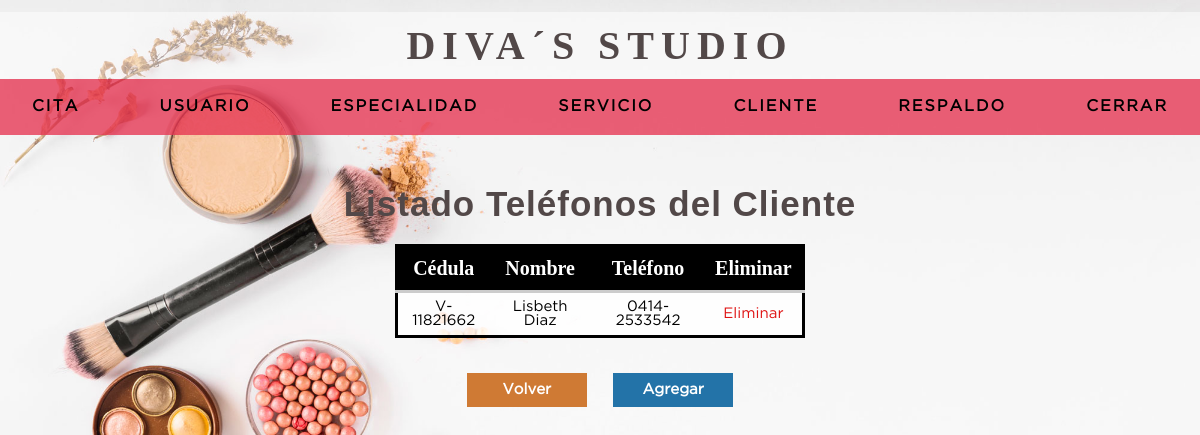
/listado-telefono_cliente.php?ci=V-11821662 (signed in), run on the app's committed database.
### tables this page shows
CREATE TABLE `telefono_cliente` (
  `ci_cliente` varchar(20) NOT NULL,
  `idarea` int(11) NOT NULL,
  `telefono_cliente` int(11) NOT NULL,
  PRIMARY KEY (`ci_cliente`,`idarea`,`telefono_cliente`) USING BTREE,
  KEY `idarea` (`idarea`),
  CONSTRAINT `telefono_cliente_ibfk_1` FOREIGN KEY (`ci_cliente`) REFERENCES `cliente` (`ci_cliente`) ON DELETE CASCADE ON UPDATE CASCADE,
  CONSTRAINT `telefono_cliente_ibfk_2` FOREIGN KEY (`idarea`) REFERENCES `area` (`idarea`) ON DELETE CASCADE ON UPDATE CASCADE
);

CREATE TABLE `cliente` (
  `ci_cliente` varchar(20) NOT NULL,
  `nombre` varchar(50) NOT NULL,
  `apellido` varchar(50) NOT NULL,
  `fecha_nacimiento` date NOT NULL,
  `codgenero` int(11) NOT NULL,
  `fechaingreso` timestamp NOT NULL DEFAULT current_timestamp() ON UPDATE current_timestamp(),
  `estatus` int(1) NOT NULL DEFAULT 1,
  PRIMARY KEY (`ci_cliente`) USING BTREE,
  KEY `codgenero` (`codgenero`),
  CONSTRAINT `cliente_ibfk_1` FOREIGN KEY (`codgenero`) REFERENCES `genero` (`codgenero`) ON DELETE CASCADE ON UPDATE CASCADE
);

CREATE TABLE `area` (
  `idarea` int(11) NOT NULL AUTO_INCREMENT,
  `descripcion_area` varchar(20) NOT NULL,
  PRIMARY KEY (`idarea`)
);

### listado-telefono_cliente.php (the view, shortened to what this page needs)
<?php
	if( empty($_REQUEST['ci']) ){
		header('location:listado_cliente.php');
	}else{
		$ci_cliente = $_REQUEST['ci'];
?>
<HTML>
	<HEAD>
		<?php include "includes/scripts.php";?>
	</HEAD>
	<BODY>
	<?php include "includes/headeruser.php";?>
		<section class="container" >
			<h2 class="htabla">Listado Teléfonos del Cliente</h2>
			<table class="service">
			<thead>
				<tr>
					<th>Cédula</th>
					<th>Nombre</th>
					<th>Teléfono</th>
					<th>Eliminar</th>
				</tr>
			</thead>
			<?php
			require 'includes/conexion.php';
				$sql =mysqli_query($conexion, "SELECT telf.ci_cliente, c.nombre, c.apellido, telf.idarea, a.descripcion_area, telf.telefono_cliente
									FROM telefono_cliente telf
									INNER JOIN area a        ON telf.idarea = a.idarea
									INNER JOIN cliente c        ON telf.ci_cliente = c.ci_cliente
									WHERE telf.ci_cliente = '$ci_cliente'");
			$result_telefono=mysqli_num_rows($sql);
			if($result_telefono>0){
				while ($mostrar = mysqli_fetch_array($sql)){
				$ci_cliente=$mostrar['ci_cliente'];
				$nombre=$mostrar['nombre'];
				$apellido=$mostrar['apellido'];
				$idarea=$mostrar['idarea'];
				$area=$mostrar['descripcion_area'];
				$telefono_cliente=$mostrar['telefono_cliente'];
			?>
				<form method="POST" action="">
					<tr>
						<td><?php echo $ci_cliente?></td>
						<td><?php echo $nombre. ' ' . $apellido?></td>
						<td><?php echo $area; echo $telefono_cliente?></td>
						<td><a class="delete" href="eliminar-telf_cliente.php?ci=<?php echo $ci_cliente?>&area=<?php echo $idarea?>&telefono=<?php echo $telefono_cliente?>">Eliminar</a></td>
					</tr>
				</form>
			<?php
				}
			}
	}
			?>
			</table>
			<a href="listado_cliente.php" class="btn_cancel volver"> Volver</a>
			<a class="btn_cancel" href="agregar-telf_cliente.php?ci=<?php echo $ci_cliente?>">Agregar</a>
		</section>
	</BODY>
</HTML>

### css/style.css (style rules this page uses)
* { margin: 0; padding: 0; box-sizing: border-box; }
body { background-image: url('../imagen/bg-2.jpg'); background-position:center; background-repeat: no-repeat; background-size:cover; background-attachment:fixed; }
h1, h2, h3, h4, h5, h6 { font-family: 'arial'; font-weight: bold; letter-spacing: 1px; }
h2 { font-size: 20px; }
a { text-decoration: none; }
.container { padding: 10rem 15px 15px; }
.container h2 { color: rgb(82, 72, 72); margin:12px 0 10px 0; font-size: 35px; text-align: center; }
form { margin: auto; padding: 20px 50px; background-color: rgba(255, 255, 255, 0.9); border-radius:2px; border:3px solid #dedede; }
.btn_cancel, .btn_ok { width:120px; background: #E53939; color:#ffffff; display:inline-block; border:0; padding:10px; margin: 15px 10px; font-size: 15px; font-family: 'GothamBook'; font-weight:bold; cursor: pointer; }
.btn_cancel { background: #2373a8; }
.volver { background: #CF7A34; }
.htabla { font-size: 35px; font-weight: bold; font-weight: 700; }
.container { color: rgb(82, 72, 72); margin:12px 0 10px 0; font-size: 25px; text-align: center; }
table { background: rgba(255, 255, 255, 0.8); border: solid 3px #000; margin: 20px auto; width: 97%; border-collapse:collapse; }
.service { width: 35%; }
th { padding:10px; font-weight:bold; border-bottom:solid 3px #ccc; font-size: 20px; background: black; color:white; }
td { padding:7px; text-align: center; border-bottom:solid 1px #ccc; font-family: 'GothamBook'; font-size: 15px; }
.delete { color: #df1313; }

### data on the page
telefono_cliente: ci_cliente "V-11821662", ci_cliente.nombre "Lisbeth", ci_cliente.apellido "Diaz", idarea.descripcion_area "0414-", telefono_cliente "2533542"
